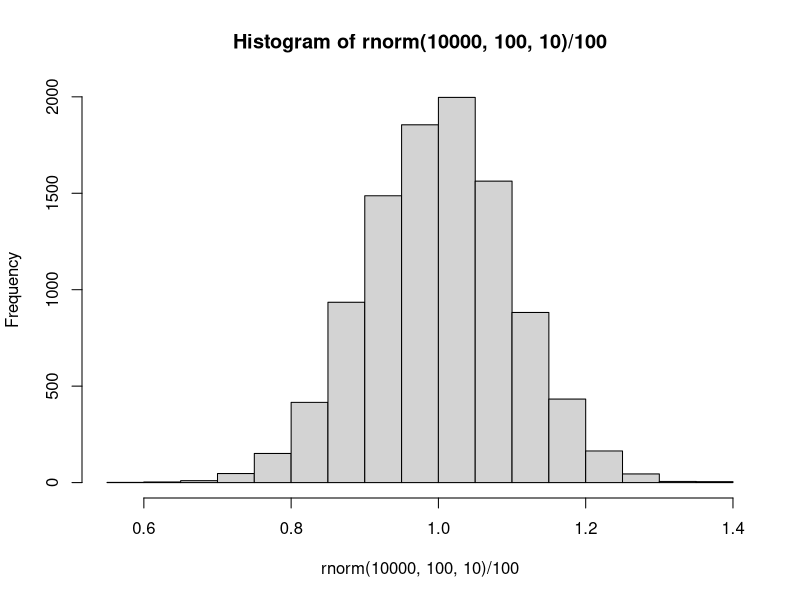
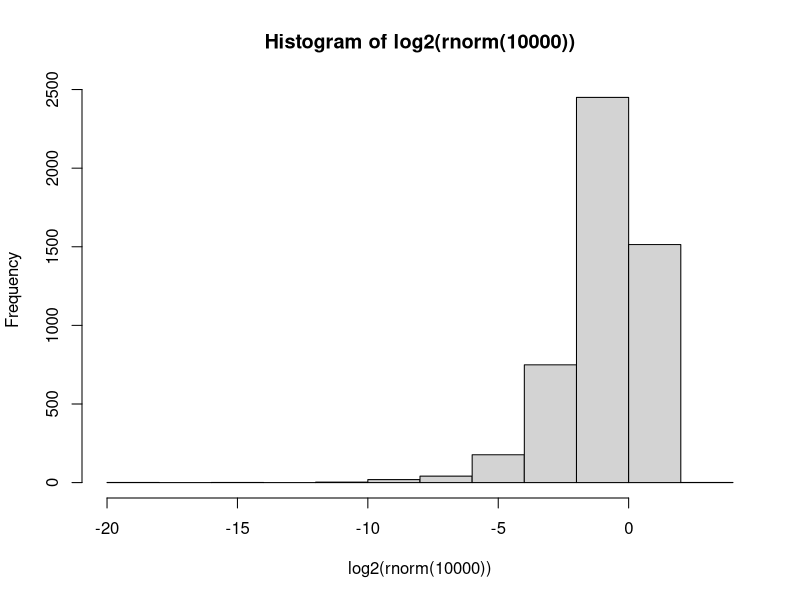

R code for these plots, in order: (Note: this script raises an error after producing the figures.)


hist(rnorm(10000, 100, 10) / 100)
hist(log2(rnorm(10000)))


a <- c("linear","log")

x <- rnorm(1000, mean = 1, sd = 0.1)
sd(x) / mean(x)
sd(x*100) / mean(x*100)

x = rnorm(100,100,10)
y = x * rnorm(100,100,10)



#mat <- cor(matrix(rnorm(50), nrow = 5, ncol = 10))

prot_names <- filter(allGO, GOterms == 'GO:0005840')$Uniprot %>% unlist()
mat <- cor[rownames(cor) %in% prot_names,colnames(cor) %in% prot_names]

colnames(mat) <- NULL
rownames(mat) <- NULL
hc = hclust(as.dist(1 - mat))
mat = mat[hc$order, hc$order]
mat[lower.tri(mat)] = NA
diag(mat) <- NA

pheatmap(mat, 
         cluster_col = F, 
         cluster_row = F, 
         color = rev(colorRampPalette(brewer.pal(11, 'RdBu'))(201)), 
         border_color = NA,
         na_col = "white",
         legend = FALSE,
         breaks = seq(-1,1, by = 0.01))

protImputeTidy %>% filter(Uniprot %in% prot_names) %>%
  ggplot(., aes(x = abundance, group = Uniprot, alpha = 0.05)) + geom_density(color = "transparent", fill = "grey")

protVar %>% filter(Uniprot %in% prot_names) %>%
  ggplot(., aes(x = 1, y = Uniprot, fill = sd)) + geom_tile() +
  coord_equal()


pca = prcomp(as.matrix(glyc[,2:ncol(glyc)]))

pcaDF = tibble(PC1 = pca$rotation[,1], PC2 = pca$rotation[,2])
ggplot(pcaDF, aes(x = PC1, y = PC2)) + geom_point()

